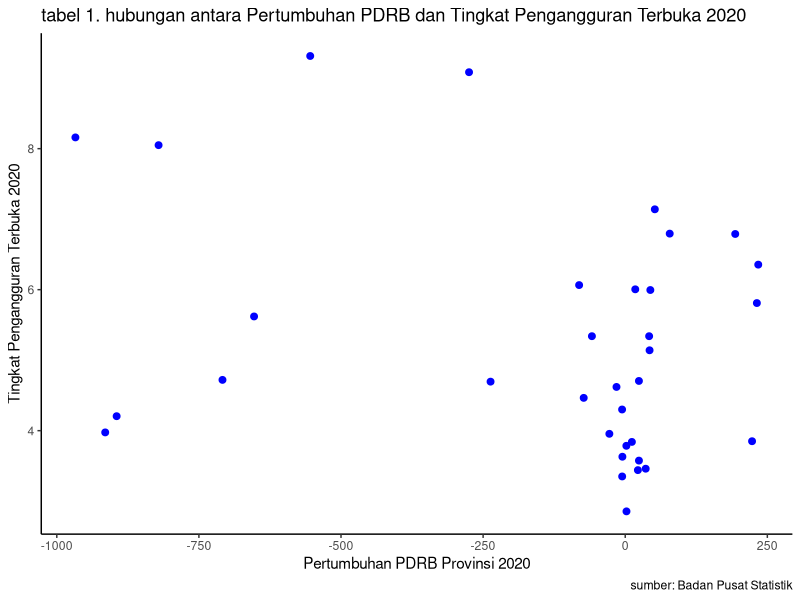

Here is the R script that generated this plot:
## ---- chunk 1
#| warning: false
#| echo: true
library("tidyverse")
library("readxl")
library("writexl")
library("dplyr")
## ---- chunk 2
#import dataset
library(readxl)
dat<-read_excel('TPT2020.xlsx')
head(dat)
## ---- chunk 3
library("ggplot2")
library("readxl")
library("dplyr")
ggplot(data=dat,aes(x=pdrb,y=tpt)) +
  geom_point(color="blue",size=2) + # setiap nambah command, selalu kasih tanda +
  labs(title="tabel 1. hubungan antara Pertumbuhan PDRB dan Tingkat Pengangguran Terbuka 2020",
       x="Pertumbuhan PDRB Provinsi 2020",
       y="Tingkat Pengangguran Terbuka 2020",
       caption = "sumber: Badan Pusat Statistik") +
  theme_classic()
## ---- chunk 4
#import dataset
library(readxl)
dat<-read_excel('TPT2020.xlsx')
head(dat)
## ---- chunk 5
reg1<-lm(tpt~pdrb,data=dat)
summary(reg1)
## ---- chunk 6
#import dataset
library(readxl)
dat<-read_excel('TPAK2020.xlsx')
head(dat)
## ---- chunk 7
reg1<-lm(tpak~pdrb,data=dat)
summary(reg1)
